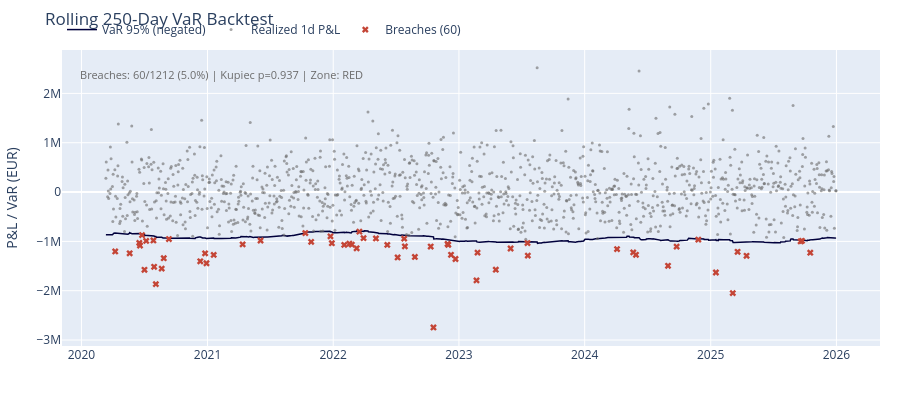

Source (notebook cell):
### Markdown cell above
## 5. Rolling VaR Backtest

A 250-day rolling window backtest: at each date, a t-copula is fitted on the
trailing 250 days, the 95% VaR is simulated, and the estimate is compared
with the next day's realised P&L.

### Kupiec Test (1995)

The Kupiec test is a likelihood ratio test of whether the observed breach
rate matches the expected rate. The null hypothesis is that the model is
correctly specified, i.e., breaches occur independently with probability
$1-\alpha$. The test statistic is:

$$\text{LR}_{\text{POF}} = -2 \ln\left(\frac{(1-\alpha)^{T-N}\alpha^N}
{(1-N/T)^{T-N}(N/T)^N}\right)$$

where $T$ is the number of observations and $N$ is the breach count. Under the
null, this statistic follows a $\chi^2(1)$ distribution.

### Christoffersen Test (1998)

The Kupiec test only checks the **unconditional** coverage, whether the total
breach count is right. The Christoffersen test also checks
**independence**, whether breaches cluster. A model that produces the right
number of breaches but has them all in one month (when the correlation regime
shifted) is worse than a model whose breaches are evenly spread. The
Christoffersen test statistic combines the unconditional coverage and
independence components, following a $\chi^2(2)$ distribution.

### Traffic-Light Interpretation

For a 250-day backtest at the 95% level, the expected breach count is 12.5:

| Breaches | Zone | Assessment |
|----------|------|------------|
| 0–7 | Green | Model well-calibrated |
| 8–17 | Yellow | Acceptable, monitor |
| 18+ | Red | Model mis-specified, recalibrate |

### Code cell
ROLLING_WINDOW = 250
roll_df = compute_rolling_var(aligned_rets, positions, ROLLING_WINDOW, copula_fit_fn=fit_t_copula)

roll_df["breach"] = roll_df["realized_pnl"] < -roll_df["var_95"]
breach_count = int(roll_df["breach"].sum())
total_obs = len(roll_df)
breach_rate = breach_count / total_obs
kupiec = kupiec_test(breach_count, total_obs, 0.95)

fig4 = go.Figure()
fig4.add_trace(go.Scatter(
    x=roll_df["date"], y=-roll_df["var_95"], mode="lines",
    name="VaR 95% (negated)", line=dict(color=NAVY, width=1.5),
))
fig4.add_trace(go.Scatter(
    x=roll_df["date"], y=roll_df["realized_pnl"], mode="markers",
    marker=dict(size=3, color=[RED if b else GRAY for b in roll_df["breach"]], opacity=0.6),
    name="Realized 1d P&L",
))
breaches = roll_df[roll_df["breach"]]
if len(breaches) > 0:
    fig4.add_trace(go.Scatter(
        x=breaches["date"], y=breaches["realized_pnl"], mode="markers",
        marker=dict(color=RED, size=6, symbol="x"),
        name=f"Breaches ({breach_count})",
    ))

zone = "GREEN" if breach_count <= 7 else ("YELLOW" if breach_count <= 17 else "RED")
fig4.add_annotation(
    xref="paper", yref="paper", x=0.02, y=0.95,
    text=f"Breaches: {breach_count}/{total_obs} ({breach_rate:.1%}) | Kupiec p={kupiec['p_value']:.3f} | Zone: {zone}",
    showarrow=False, font=dict(color=GRAY, size=11),
)

fig4.update_layout(
    title=f"Rolling {ROLLING_WINDOW}-Day VaR Backtest",
    height=400, margin=dict(l=40, r=20, t=50, b=40),
    xaxis_title="", yaxis_title="P&L / VaR (EUR)",
    legend=dict(orientation="h", yanchor="bottom", y=1.02),
    hovermode="x unified",
)
fig4.show()

print(f"Breach count:      {breach_count} / {total_obs}")
print(f"Breach rate:       {breach_rate:.3%}")
print(f"Expected (95% CI): 5.00%")
print(f"Kupiec LR stat:    {kupiec['lr_stat']:.3f}")
print(f"Kupiec p-value:    {kupiec['p_value']:.4f}")
print(f"Traffic-light zone: {zone}")
print(f"Model assessment:  {'PASS' if kupiec['p_value'] > 0.05 else 'FAIL — model mis-specified'}")

### Figure 1 — Plotly figure (JSON) as saved in the notebook; plotly's stock layout.template omitted (floating-point values rounded to 4 significant figures; data arrays with more than 128 entries replaced by an {"elided": "..."} marker saying what was removed)
{"data": [{"line": {"color": "#00003C", "width": 1.5}, "mode": "lines", "name": "VaR 95% (negated)", "type": "scatter", "x": {"elided": "1212 str values"}, "y": {"elided": "1212 float values"}}, {"marker": {"color": {"elided": "1212 str values"}, "opacity": 0.6, "size": 3}, "mode": "markers", "name": "Realized 1d P&L", "type": "scatter", "x": {"elided": "1212 str values"}, "y": {"elided": "1212 float values"}}, {"marker": {"color": "#C44536", "size": 6, "symbol": "x"}, "mode": "markers", "name": "Breaches (60)", "type": "scatter", "x": ["2020-04-08T00:00:00", "2020-05-20T00:00:00", "2020-06-17T00:00:00", "2020-06-19T00:00:00", "2020-06-25T00:00:00", "2020-07-02T00:00:00", "2020-07-07T00:00:00", "2020-07-28T00:00:00", "2020-07-30T00:00:00", "2020-08-04T00:00:00", "2020-08-21T00:00:00", "2020-08-27T00:00:00", "2020-09-11T00:00:00", "2020-12-11T00:00:00", "2020-12-25T00:00:00", "2020-12-29T00:00:00", "2021-01-19T00:00:00", "2021-04-13T00:00:00", "2021-06-04T00:00:00", "2021-10-12T00:00:00", "2021-10-29T00:00:00", "2021-12-24T00:00:00", "2021-12-28T00:00:00", "2022-02-02T00:00:00", "2022-02-17T00:00:00", "2022-02-24T00:00:00", "2022-03-10T00:00:00", "2022-03-18T00:00:00", "2022-03-30T00:00:00", "2022-05-05T00:00:00", "2022-06-07T00:00:00", "2022-07-07T00:00:00", "2022-07-26T00:00:00", "2022-07-28T00:00:00", "2022-08-26T00:00:00", "2022-10-11T00:00:00", "2022-10-19T00:00:00", "2022-11-29T00:00:00", "2022-12-01T00:00:00", "2022-12-09T00:00:00", "2022-12-22T00:00:00", "2023-02-21T00:00:00", "2023-02-24T00:00:00", "2023-04-18T00:00:00", "2023-05-31T00:00:00", "2023-07-19T00:00:00", "2023-07-20T00:00:00", "2024-04-04T00:00:00", "2024-05-21T00:00:00", "2024-05-29T00:00:00", "2024-08-30T00:00:00", "2024-09-24T00:00:00", "2024-11-26T00:00:00", "2025-01-16T00:00:00", "2025-03-06T00:00:00", "2025-03-20T00:00:00", "2025-04-15T00:00:00", "2025-09-19T00:00:00", "2025-09-23T00:00:00", "2025-10-17T00:00:00"], "y": [-1204000.0, -1242000.0, -1031000.0, -1084000.0, -872100.0, -1577000.0, -990600.0, -981500.0, -1515000.0, -1867000.0, -1551000.0, -1341000.0, -952800.0, -1403000.0, -1243000.0, -1443000.0, -1274000.0, -1061000.0, -982100.0, -831100.0, -1010000.0, -898300.0, -1037000.0, -1071000.0, -1047000.0, -1065000.0, -1140000.0, -802800.0, -934200.0, -940900.0, -1072000.0, -1325000.0, -944900.0, -1101000.0, -1316000.0, -1105000.0, -2745000.0, -1052000.0, -1069000.0, -1272000.0, -1357000.0, -1791000.0, -1227000.0, -1574000.0, -1144000.0, -1034000.0, -1288000.0, -1157000.0, -1223000.0, -1272000.0, -1495000.0, -1105000.0, -963700.0, -1631000.0, -2048000.0, -1211000.0, -1293000.0, -1000000.0, -990600.0, -1229000.0]}], "layout": {"annotations": [{"font": {"color": "#6B6B6B", "size": 11}, "showarrow": false, "text": "Breaches: 60/1212 (5.0%) | Kupiec p=0.937 | Zone: RED", "x": 0.02, "xref": "paper", "y": 0.95, "yref": "paper"}], "height": 400, "hovermode": "x unified", "legend": {"orientation": "h", "y": 1.02, "yanchor": "bottom"}, "margin": {"b": 40, "l": 40, "r": 20, "t": 50}, "title": {"text": "Rolling 250-Day VaR Backtest"}, "xaxis": {"title": {"text": ""}}, "yaxis": {"title": {"text": "P&L / VaR (EUR)"}}}}
